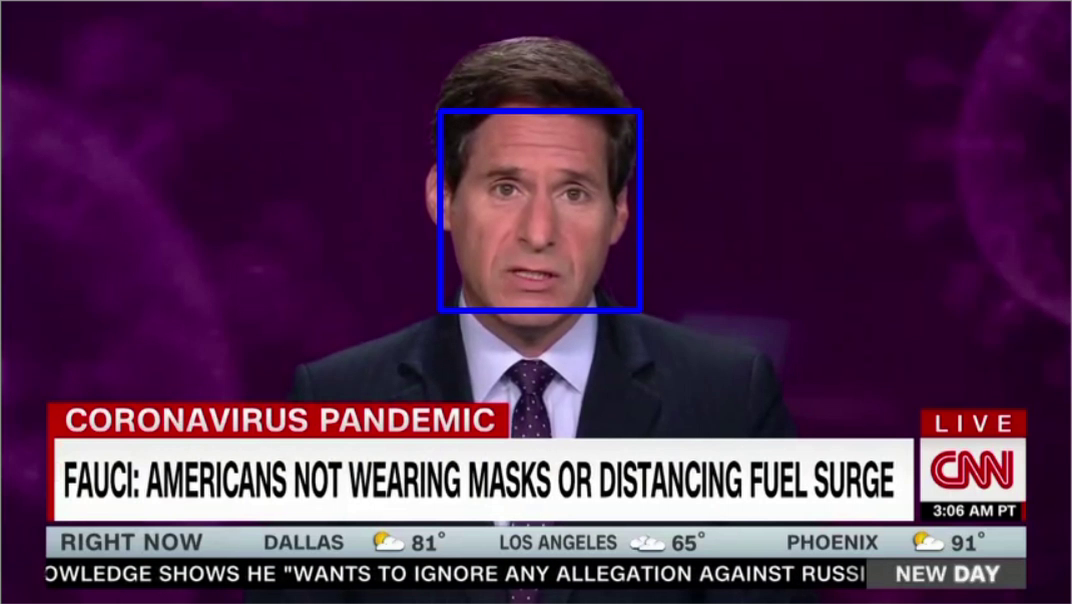
#> input picture frame 19 of FaceRecognitionVid.mp4, 1072 x 604 px, given in place of FRVid.mp4, which was not available
$ python FaceRecognitionVid.py
#> lines starting #> are read from the running program, lines starting #| are printed output that depends on the picture; after the words box and inside, x2 and y2 are one past the last pixel; in counts of white or black regions, pixels touching at a corner belong together; pictures that were not available may be replaced by others from this repository, and a replacement may not be noted
import cv2

face_cascade = cv2.CascadeClassifier('haarcascade_frontalface_default.xml')
cap = cv2.VideoCapture('FRVid.mp4')

while cap.isOpened():
    _, img = cap.read()
#> img is the input picture: shape (604, 1072, 3); mean B, G, R 78.9, 46.4, 80.9

    gray = cv2.cvtColor(img, cv2.COLOR_BGR2GRAY)
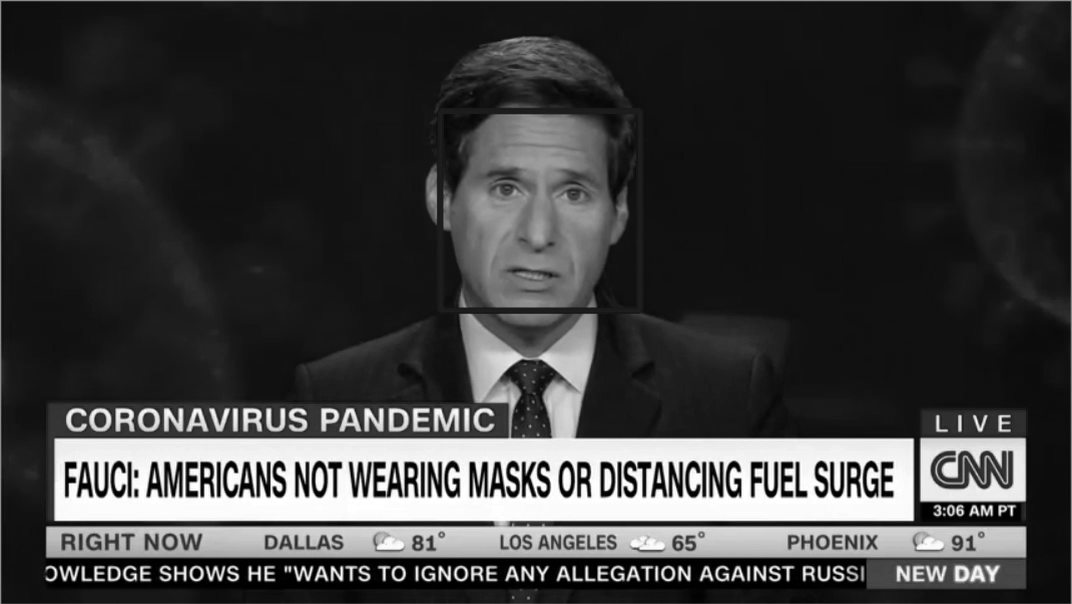
#> gray: shape (604, 1072); min 0, max 255, mean 60.5
    faces = face_cascade.detectMultiScale(gray, 1.1, 4)
#> faces = [[443, 111, 197, 197]]

    for (x, y , w ,h) in faces:
        cv2.rectangle(img, (x,y), (x+w, y+h), (255, 0 , 0), 3)
#> this loop made 1 pass
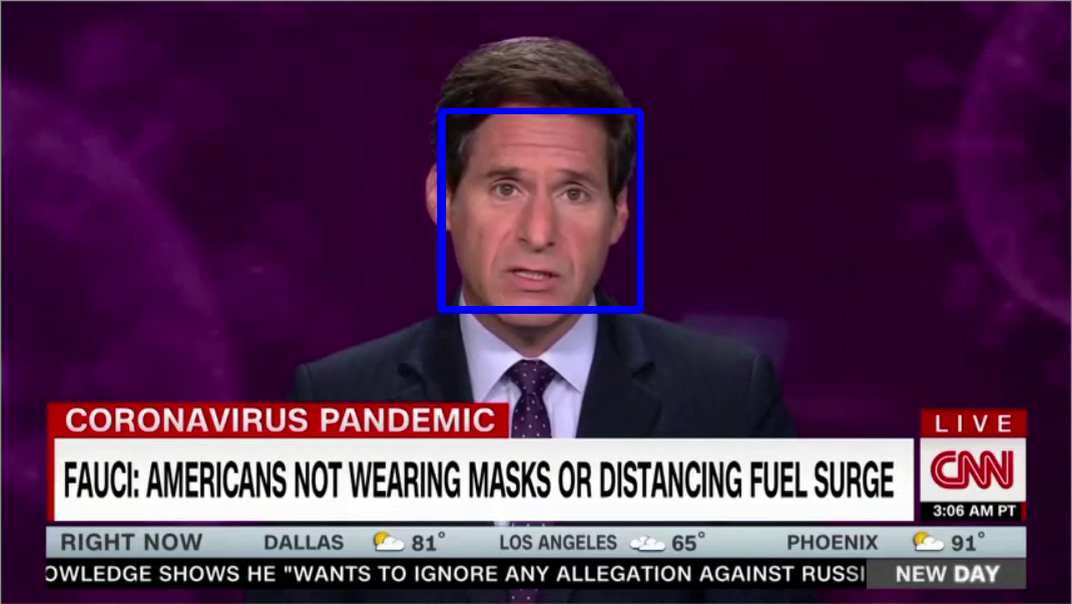
#> img: shape (604, 1072, 3); 0.51% of pixels changed, all inside (x1, y1, x2, y2) = (441, 109, 643, 311)


    cv2.imshow('img', img)
    if cv2.waitKey(1) & 0xFF == ord('q'):
#> (key q is pressed here)
        break

cap.release()

$ run again, starting later in the video
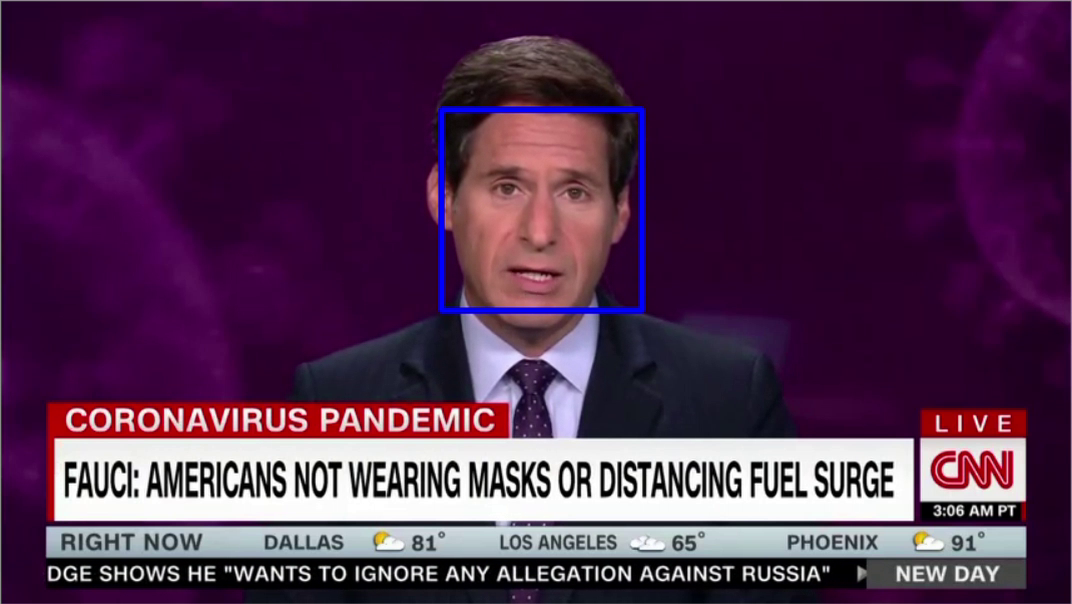
#> input picture frame 86 of FaceRecognitionVid.mp4, 1072 x 604 px, given in place of FRVid.mp4, which was not available
#> img is the input picture: shape (604, 1072, 3); mean B, G, R 78.7, 46.3, 80.8
#> `gray = cv2.cvtColor(img, cv2.COLOR_BGR2GRAY)`:
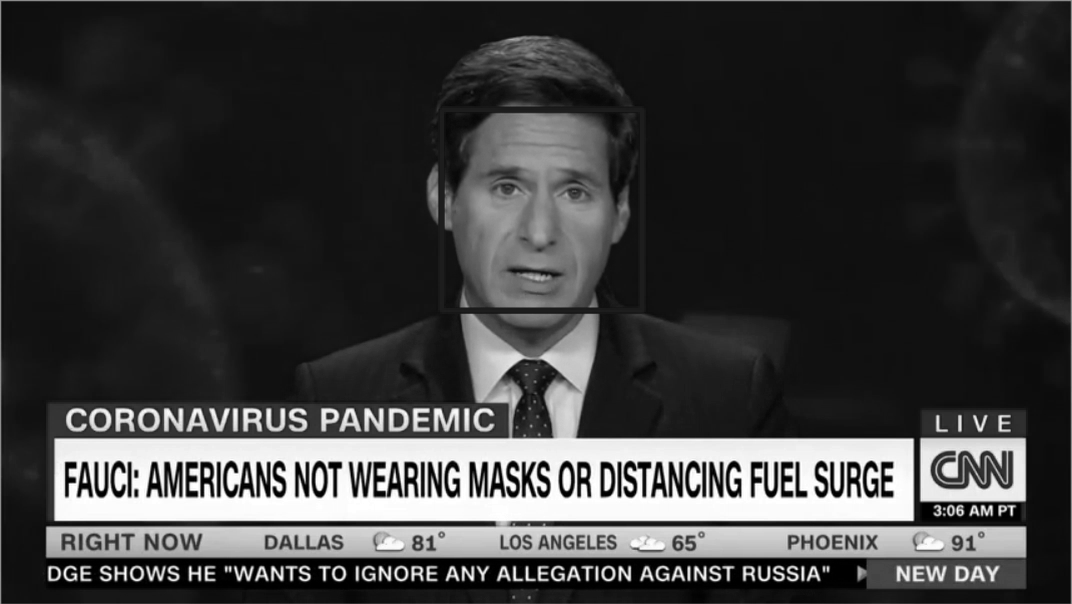
#> gray: shape (604, 1072); min 0, max 255, mean 60.4
#> faces = [[444, 111, 197, 197]]
#> the loop `for (x, y , w ,h) in faces:` made 1 pass
#> after the loop `for (x, y , w ,h) in faces:`:
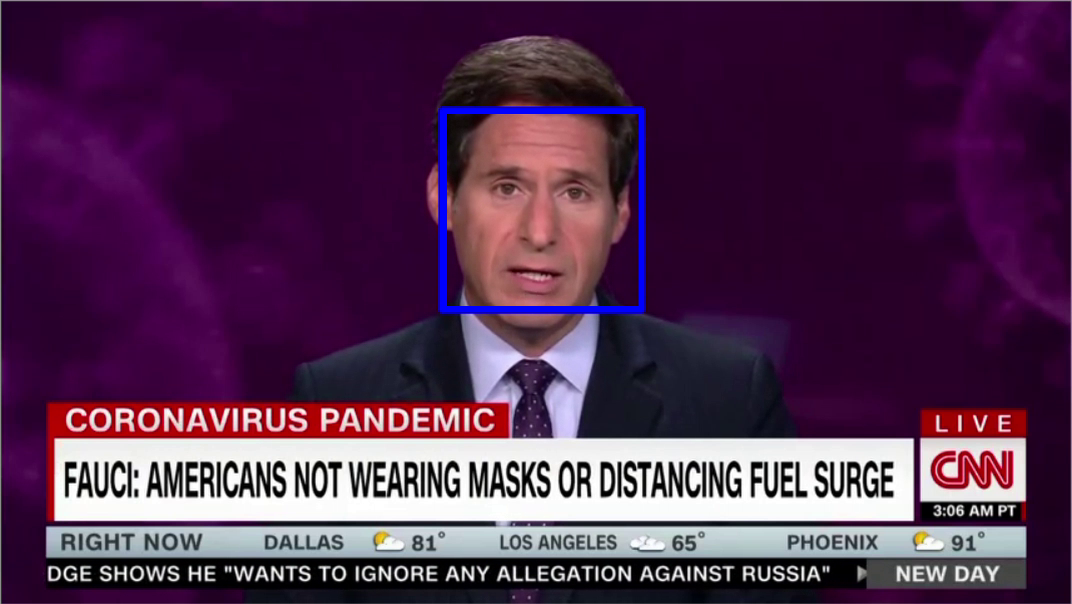
#> img: shape (604, 1072, 3); 0.4% of pixels changed, all inside (x1, y1, x2, y2) = (442, 109, 644, 311)
